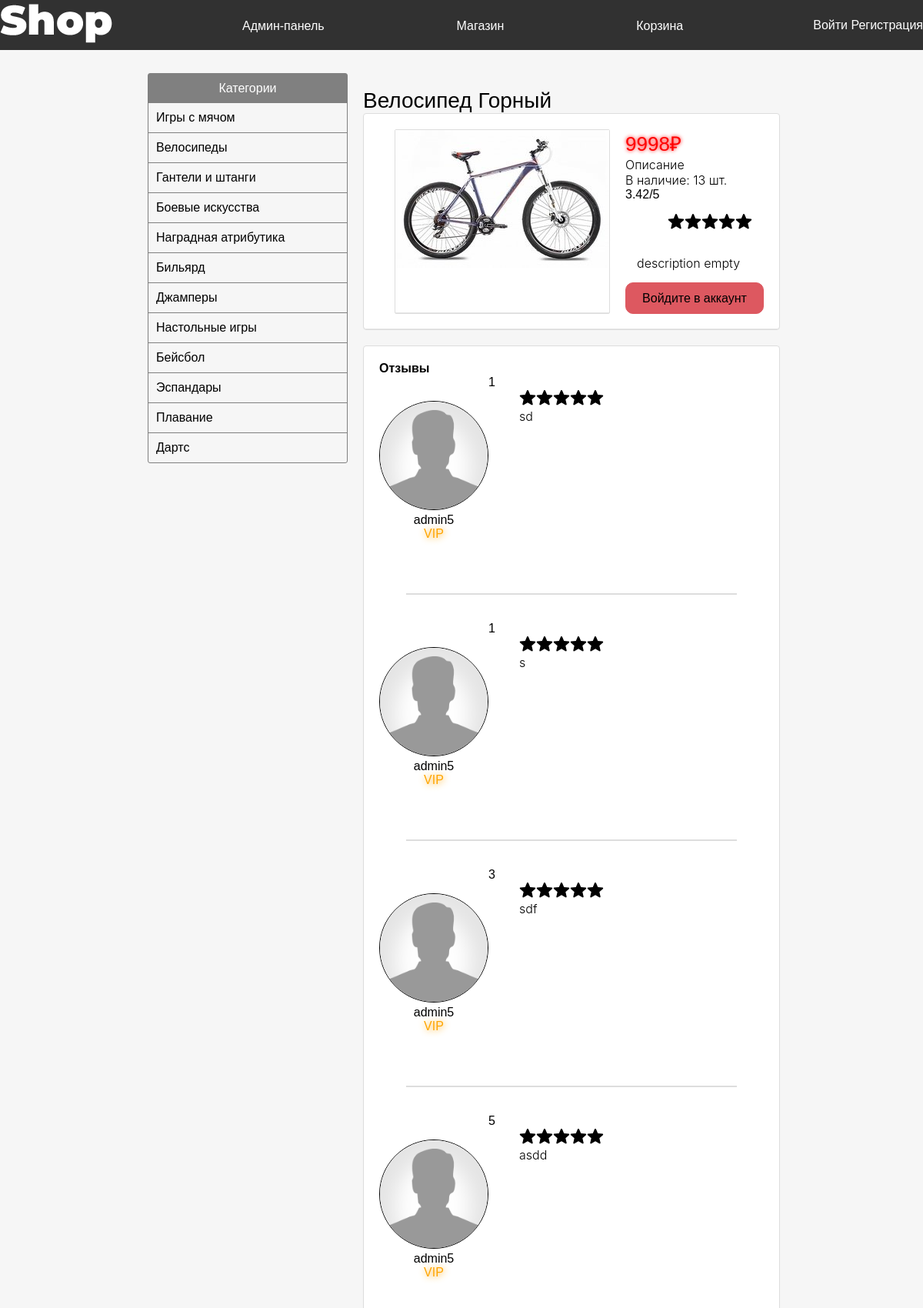
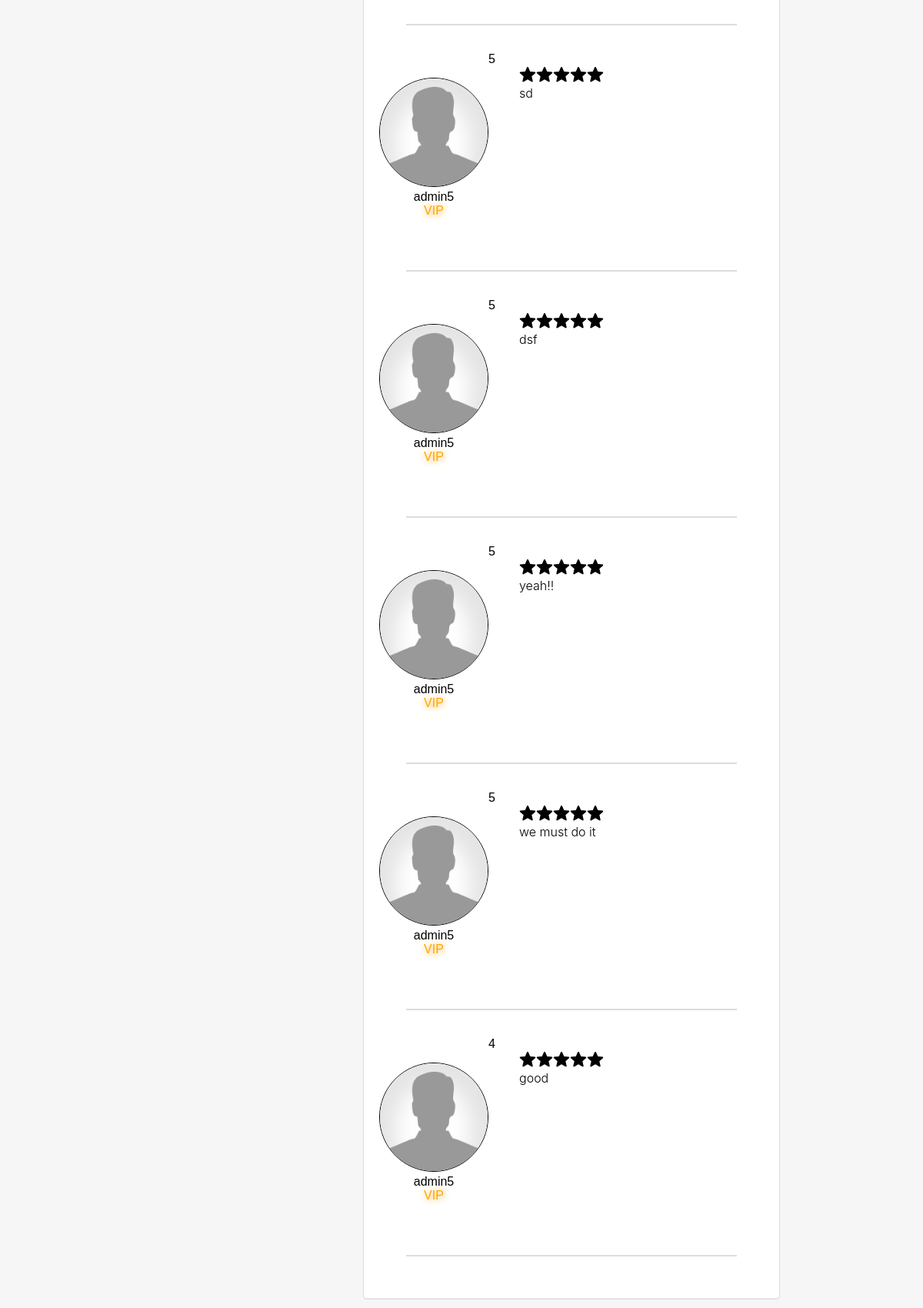
The page /store/9/ (upper part) on the database its author committed (2 pictures, top to bottom).
### Goods/models.py (models this page shows, shortened)
class About_goods(models.Model):
    category = models.TextField()
    count = models.IntegerField()
    price = models.IntegerField()
    description = models.TextField(default = "description empty")
    name = models.TextField()
    image = models.TextField()
    rating = models.TextField(default="0.00")

### Login/models.py (models this page shows, shortened)
class Profile_of_user(models.Model):
    userId  =   models.IntegerField(default = 1)
    userImg =   models.FileField(default = "/static/media/images/avatar/no-ava.png")
    userStatus = models.TextField(default = "New Member")

### Cabinet/models.py (models this page shows, shortened)
class Comments(models.Model):
    goodId =  models.IntegerField()
    userId  =   models.IntegerField()
    comment  =   models.TextField()
    rating  =   models.IntegerField(default = 0)

### Goods/views.py (the view, shortened to what this page needs)
# urls.py: re_path('(?P<ID>[0-9]{1,10})/', views.views().goods_by_id, name="id"),
    def goods_by_id(self, request, ID):
        if request.user.is_authenticated:
            self.aunt = True
        else:
            self.aunt = False
        try:
            comments = Comments.objects.filter(goodId = ID).order_by("-id")
            good = About_goods.objects.get(id = ID)
        except Exception as e:
            pass
        ratingMiddle = 0
        allInfoAboutComments = []
        for i in comments:
            infoAboutComments = {}
            ratingMiddle+= float(i.rating)
            try:
                profile = Profile_of_user.objects.get(userId = i.userId)
                username = User.objects.get(id = i.userId).username
                infoAboutComments['ava'] = profile.userImg
                infoAboutComments['status'] = profile.userStatus
                infoAboutComments['name'] = username
                infoAboutComments['rating'] = i.rating
                infoAboutComments['comment'] = i.comment
                allInfoAboutComments.append(infoAboutComments)
            except Exception as e:
                pass
        return render(request, "BuyTemp/buy.html", {"price"      :good.price,
                                                    "name"       :good.name,
                                                    "description":good.description,
                                                    "image"      :good.image,
                                                    "count"      :good.count,
                                                    "id"         :ID,
                                                    "comment"    :allInfoAboutComments,
                                                    "rating"     :good.rating,
                                                    "aunt"       :self.aunt})

### Registration/templates/BuyTemp/buy.html (shortened to what this page needs)
{% extends "index.html"%} {%block head%} {% load static %}
<link rel="stylesheet" href="{%static 'buy.css' %}" />
{%endblock%} {%block content%}
<div class="page_laout">
  <div>
    <div class="leftContent">
      <div class="list_cat">
        <span class="llist_cat"><a style=" color: white" href="/store/">Категории</a></span>
      </div>
      <div class="categories">
        <div class="cat_link">
          <a href="/store/games_with_balls">Игры с мячом</a>
        </div>
        <div class="cat_link"><a href="/store/bikes">Велосипеды</a></div>
        <div class="cat_link">
          <a href="/store/dumbbells_and_rods">Гантели и штанги</a>
        </div>
        <div class="cat_link">
          <a href="/store/fighting_art">Боевые искусства</a>
        </div>
        <div class="cat_link">
          <a href="/store/premium_attributes">Наградная атрибутика</a>
        </div>
        <div class="cat_link"><a href="/store/billiards">Бильярд</a></div>
        <div class="cat_link"><a href="/store/jumpers">Джамперы</a></div>
        <div class="cat_link">
          <a href="/store/desktop_games">Настольные игры</a>
        </div>
        <div class="cat_link"><a href="/store/baseball">Бейсбол</a></div>
        <div class="cat_link"><a href="/store/espandery">Эспандары</a></div>
        <div class="cat_link"><a href="/store/swimming">Плавание</a></div>
        <div class="cat_link"><a href="/store/darts">Дартс</a></div>
      </div>
    </div>
  </div>
  <div class="rightContent">
    <h1 class="good_title">{{name}}</h1>
    <div class="good_block">
      <div class="good">
        <div class="good_img">
          <img src="/static/{{image}}" alt="" />
        </div>
        <div class="good_status">
          <div class="good_price">
            <span class="">{{price}}₽</span>
          </div>
          <div class="good_caption">
            <h2>Описание</h2>
            <p>В наличие: {{count}} шт.</p>
            {{rating}}/5
            <div class='user_rating'>
              <span class="star-rating__star" data-role="star" data-star-num="5" data-state="waiting">
           </span><span class="star-rating__star" data-role="star" data-star-num="5" data-state="waiting">
           </span><span class="star-rating__star" data-role="star" data-star-num="5" data-state="waiting">
           </span><span class="star-rating__star" data-role="star" data-star-num="5" data-state="waiting">
           </span><span class="star-rating__star" data-role="star" data-star-num="5" data-state="waiting">
           </span>
         </div>
            <div>
              <p>{{description}}</p>
            </div>
          </div>
          <div class="good_buy_">
            {%if count == 0%}
            <a class='link notlogon' style="disabled: true" href="/store">Товара нет в наличии</a>
            {%elif aunt %}
            <a class='link' href="/store/buy/{{id}}">Добавить в корзину</a>
            {% else %}
            <a class='link notlogon' href="/login">Войдите в аккаунт</a>
            {%endif%}
          </div>
        </div>
      </div>
    </div>
    <div class="reviows_block">
      <div class="reviows">
        <h1>Отзывы</h1>
        {%for i in comment%}
        <div class="comment_block">
          <div class="comment">
            <div class='comment_left'>
              {% load static %}
             <div class='user_img'>
               <img src="{{i.ava }}" title="Аватар пользователя"></div>
             <div class='user_name'>{{i.name}}</div>
        {% if i.status == 'Administrator' %}
        <div class='user_status_admin'>{{i.status}}</div>
        {% elif i.status == 'New Member' %}
        <div class='user_status_member'>Новый пользователь</div>
        {% elif i.status == 'VIP' %}
        <div class='user_status_vip'>{{i.status}}</div>
        {% endif %}
        </div>
        <div>
          {{i.rating}}
          <div class='comment_right'>
        <div class='user_rating'>
          <span class="star-rating__star" data-role="star" data-star-num="5" data-state="waiting">
       </span><span class="star-rating__star" data-role="star" data-star-num="5" data-state="waiting">
       </span><span class="star-rating__star" data-role="star" data-star-num="5" data-state="waiting">
       </span><span class="star-rating__star" data-role="star" data-star-num="5" data-state="waiting">
       </span><span class="star-rating__star" data-role="star" data-star-num="5" data-state="waiting">
       </span>
     </div>
        <div class='user_comment'>
          <p>{{i.comment}}</p></div>
      </div>
      </div>
      </div>
        </div>
        <hr>
        {% endfor %}
      </div>
    </div>
  </div>
</div>
{%endblock%}

### Registration/static/main.css (style rules this page uses)
:root { --price: red; }
html { cursor: url('/static/cursor/normal.cur'), default; }
* { margin: 0; padding: 0; }
body { background: #f6f6f6; margin: 0; padding: 0; display: flex; font-family: "PT Sans", "Helvetica", "Arial", sans-serif; flex-direction: column; min-height: 100vh; }
.box h1,h2,p { font-weight: 300; font-family: -apple-system, system-ui, BlinkMacSystemFont, "Segoe UI", Roboto, "Helvetica Neue", Arial, sans-serif; }
div, h1,h2,h3, a, p, form, button { font-size: 16px; box-sizing: border-box; margin: 0; padding: 0; }
a { color: white; text-decoration: none; }
hr { border: 1px solid; border-color: #ddd; }
a { cursor: url(/static/cursor/link.cur), progress !important; }
html { cursor: url(/static/cursor/normal.cur), progress !important; }
.user_status_vip { text-shadow: orange 1px 1px 10px; color: orange; }
.user_name, .user_status_admin, .user_status_vip, .user_status_member { text-align: center; }

### Registration/static/buy.css (style rules this page uses)
.page_laout { display: flex; max-width: 1480px; margin: 0 auto; margin-top: 30px; margin-bottom: 30px; width: 68%; flex-grow: 1; }
.leftContent { border: 1px solid grey; border-radius: 3px; width: 260px; height: auto; flex-shrink: 0; }
.leftContent a { color: black; }
.list_cat { display: flex; padding: 10px; background: grey; }
.cat_link { border-bottom: 1px solid grey; padding: 10px; }
.cat_link:last-child { border-bottom: 0; }
.list_cat span { margin: 0 auto; color: white; }
.rightContent { margin: 20px; width: 100%; max-width: 1180px; width: 100%; }
.good { display: flex; margin: 20px; }
.good_img { margin: 0 20px 0 20px; border: 1px solid #ddd; max-height: 280px; max-width: 280px; border-radius: 2px; box-shadow: inset 0 -1px 0 rgba(0, 0, 0, 0.1); }
.good_title { -webkit-box-sizing: border-box; -moz-box-sizing: border-box; box-sizing: border-box; font-size: 28px; font-weight: normal; }
.good_block, .reviows_block { background: #fff; border: 1px solid #ddd; border-radius: 4px; box-shadow: inset 0 -1px 0 rgba(0, 0, 0, 0.1); }
.good_price { font-size: 1em; color: #333; }
.good_price { font-size: 26px; color: var(--price); text-shadow: 0 0 5px var(--price); }
.link { float: left; text-align: center; color: black; font-family: "Montserrat", sans-serif; background: #DD5860; width: 150px; border: 1px solid #DD5860; border-radius: 10px; padding: 10px; }
.good_caption > div { padding: 15px; }
.notlogon { width: 180px; }
.reviows_block { background-color: white; margin-top: 20px; }
.reviows { padding: 20px; }
.reviows_block hr { margin: 35px; }
.comment_block { display: inline-block; }
.comment { display: flex; }
.comment_left { margin: 33px 0px; }
.comment_right { margin-left: 40px; }
.user_img img { width: 140px; height: 140px; border-radius: 100px; border: 1px solid black; }
.user_rating { display: flex; justify-content: flex-end; }

### rows shown on the page
About_goods: name "Велосипед Горный", image (picture), rating "3.42", description "description empty"
Profile_of_user: ava (picture), status "VIP" "VIP" "VIP" "VIP" "VIP" "VIP" "VIP" "VIP" "VIP"
Comments: comment "sd"
Comments: comment "sdf"
Comments: comment "asdd"
Comments: comment "sd"
Comments: comment "dsf"
Comments: comment "yeah!!"
Comments: comment "we must do it"
Comments: comment "good"

### other values the page prints
{{ price }} "9998"
{{ count }} "13"
{{ i.name }} "admin5" "admin5" "admin5" "admin5" "admin5" "admin5" "admin5" "admin5" "admin5"
{{ i.rating }} "1" "1" "3" "5" "5" "5" "5" "5" "4"
{{ i.comment }} "s"
